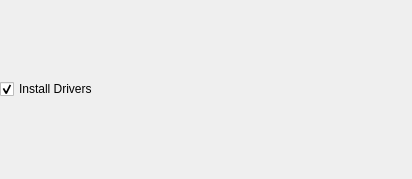
<?xml version="1.0" encoding="UTF-8"?>
<ui version="4.0">
 <class>RunAppCheckBoxForm</class>
 <widget class="QWidget" name="RunAppCheckBoxForm">
  <property name="geometry">
   <rect>
    <x>0</x>
    <y>0</y>
    <width>412</width>
    <height>179</height>
   </rect>
  </property>
  <layout class="QVBoxLayout" name="verticalLayout">
   <property name="margin">
    <number>0</number>
   </property>
   <item>
    <widget class="QCheckBox" name="installDriversCheckBox">
     <property name="text">
      <string>Install Drivers</string>
     </property>
     <property name="checked">
      <bool>true</bool>
     </property>
     <property name="tristate">
      <bool>false</bool>
     </property>
    </widget>
   </item>
   <!--<item>
    <widget class="QCheckBox" name="runAppCheckBox">
     <property name="text">
      <string>Run QSSWeb2Board</string>
     </property>
     <property name="checked">
      <bool>false</bool>
     </property>
     <property name="tristate">
      <bool>false</bool>
     </property>
    </widget>
   </item>-->
  </layout>
 </widget>
 <resources/>
 <connections/>
</ui>
